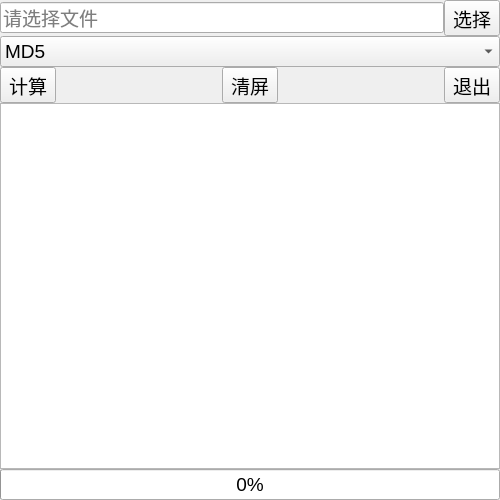
<?xml version="1.0" encoding="UTF-8"?>
<ui version="4.0">
 <class>MainWindow</class>
 <widget class="QMainWindow" name="MainWindow">
  <property name="geometry">
   <rect>
    <x>0</x>
    <y>0</y>
    <width>500</width>
    <height>500</height>
   </rect>
  </property>
  <property name="minimumSize">
   <size>
    <width>300</width>
    <height>300</height>
   </size>
  </property>
  <property name="font">
   <font>
    <pointsize>14</pointsize>
   </font>
  </property>
  <property name="windowTitle">
   <string>摘要计算V1.0.2</string>
  </property>
  <property name="windowIcon">
   <iconset>
    <normaloff>logo.png</normaloff>logo.png</iconset>
  </property>
  <widget class="QWidget" name="main_widget">
   <layout class="QGridLayout" name="main_layout">
    <property name="leftMargin">
     <number>0</number>
    </property>
    <property name="topMargin">
     <number>0</number>
    </property>
    <property name="rightMargin">
     <number>0</number>
    </property>
    <property name="bottomMargin">
     <number>0</number>
    </property>
    <property name="spacing">
     <number>0</number>
    </property>
    <item row="0" column="0">
     <layout class="QVBoxLayout" name="vertical_layout">
      <property name="spacing">
       <number>0</number>
      </property>
      <item>
       <layout class="QGridLayout" name="option_layout">
        <property name="spacing">
         <number>0</number>
        </property>
        <item row="0" column="1">
         <widget class="QToolButton" name="select_file_button">
          <property name="text">
           <string>选择</string>
          </property>
         </widget>
        </item>
        <item row="1" column="0" colspan="2">
         <widget class="QComboBox" name="algorithm_combo_box">
          <property name="currentIndex">
           <number>0</number>
          </property>
          <property name="placeholderText">
           <string>请选择摘要算法</string>
          </property>
          <item>
           <property name="text">
            <string>MD5</string>
           </property>
          </item>
          <item>
           <property name="text">
            <string>SHA256</string>
           </property>
          </item>
          <item>
           <property name="text">
            <string>SHA512</string>
           </property>
          </item>
          <item>
           <property name="text">
            <string>SHA1</string>
           </property>
          </item>
          <item>
           <property name="text">
            <string>SHA224</string>
           </property>
          </item>
          <item>
           <property name="text">
            <string>SHA384</string>
           </property>
          </item>
         </widget>
        </item>
        <item row="0" column="0">
         <widget class="QLineEdit" name="selected_file_display">
          <property name="enabled">
           <bool>true</bool>
          </property>
          <property name="sizePolicy">
           <sizepolicy hsizetype="Expanding" vsizetype="Fixed">
            <horstretch>0</horstretch>
            <verstretch>0</verstretch>
           </sizepolicy>
          </property>
          <property name="cursor">
           <cursorShape>IBeamCursor</cursorShape>
          </property>
          <property name="alignment">
           <set>Qt::AlignLeading|Qt::AlignLeft|Qt::AlignVCenter</set>
          </property>
          <property name="readOnly">
           <bool>true</bool>
          </property>
          <property name="placeholderText">
           <string>请选择文件</string>
          </property>
         </widget>
        </item>
       </layout>
      </item>
      <item>
       <layout class="QGridLayout" name="control_layout">
        <property name="spacing">
         <number>0</number>
        </property>
        <item row="0" column="4">
         <widget class="QToolButton" name="quit">
          <property name="text">
           <string>退出</string>
          </property>
          <property name="shortcut">
           <string>Esc</string>
          </property>
         </widget>
        </item>
        <item row="0" column="1">
         <spacer name="horizontal_spacer_0">
          <property name="orientation">
           <enum>Qt::Horizontal</enum>
          </property>
          <property name="sizeHint" stdset="0">
           <size>
            <width>40</width>
            <height>20</height>
           </size>
          </property>
         </spacer>
        </item>
        <item row="0" column="2">
         <widget class="QToolButton" name="clear_screen_button">
          <property name="text">
           <string>清屏</string>
          </property>
          <property name="shortcut">
           <string>C</string>
          </property>
         </widget>
        </item>
        <item row="0" column="0">
         <widget class="QToolButton" name="calculate_button">
          <property name="text">
           <string>计算</string>
          </property>
          <property name="shortcut">
           <string>Return</string>
          </property>
         </widget>
        </item>
        <item row="0" column="3">
         <spacer name="horizontal_spacer_1">
          <property name="orientation">
           <enum>Qt::Horizontal</enum>
          </property>
          <property name="sizeHint" stdset="0">
           <size>
            <width>40</width>
            <height>20</height>
           </size>
          </property>
         </spacer>
        </item>
       </layout>
      </item>
      <item>
       <layout class="QGridLayout" name="log_layout">
        <property name="spacing">
         <number>0</number>
        </property>
        <item row="0" column="0">
         <widget class="QTextBrowser" name="result_output">
          <property name="cursor" stdset="0">
           <cursorShape>IBeamCursor</cursorShape>
          </property>
          <property name="verticalScrollBarPolicy">
           <enum>Qt::ScrollBarAsNeeded</enum>
          </property>
         </widget>
        </item>
        <item row="1" column="0" colspan="2">
         <widget class="QProgressBar" name="progress_bar">
          <property name="value">
           <number>0</number>
          </property>
          <property name="alignment">
           <set>Qt::AlignCenter</set>
          </property>
          <property name="textVisible">
           <bool>true</bool>
          </property>
          <property name="orientation">
           <enum>Qt::Horizontal</enum>
          </property>
          <property name="invertedAppearance">
           <bool>false</bool>
          </property>
         </widget>
        </item>
       </layout>
      </item>
     </layout>
    </item>
   </layout>
  </widget>
 </widget>
 <resources/>
 <connections>
  <connection>
   <sender>calculate_button</sender>
   <signal>clicked()</signal>
   <receiver>MainWindow</receiver>
   <slot>calculate_hash()</slot>
   <hints>
    <hint type="sourcelabel">
     <x>58</x>
     <y>77</y>
    </hint>
    <hint type="destinationlabel">
     <x>99</x>
     <y>78</y>
    </hint>
   </hints>
  </connection>
  <connection>
   <sender>clear_screen_button</sender>
   <signal>clicked()</signal>
   <receiver>result_output</receiver>
   <slot>clear()</slot>
   <hints>
    <hint type="sourcelabel">
     <x>178</x>
     <y>96</y>
    </hint>
    <hint type="destinationlabel">
     <x>297</x>
     <y>139</y>
    </hint>
   </hints>
  </connection>
  <connection>
   <sender>quit</sender>
   <signal>clicked()</signal>
   <receiver>MainWindow</receiver>
   <slot>quit_program()</slot>
   <hints>
    <hint type="sourcelabel">
     <x>297</x>
     <y>96</y>
    </hint>
    <hint type="destinationlabel">
     <x>299</x>
     <y>75</y>
    </hint>
   </hints>
  </connection>
  <connection>
   <sender>select_file_button</sender>
   <signal>clicked()</signal>
   <receiver>MainWindow</receiver>
   <slot>select_file()</slot>
   <hints>
    <hint type="sourcelabel">
     <x>297</x>
     <y>32</y>
    </hint>
    <hint type="destinationlabel">
     <x>299</x>
     <y>74</y>
    </hint>
   </hints>
  </connection>
 </connections>
 <slots>
  <slot>select_file()</slot>
  <slot>calculate_hash()</slot>
  <slot>quit_program()</slot>
 </slots>
</ui>
